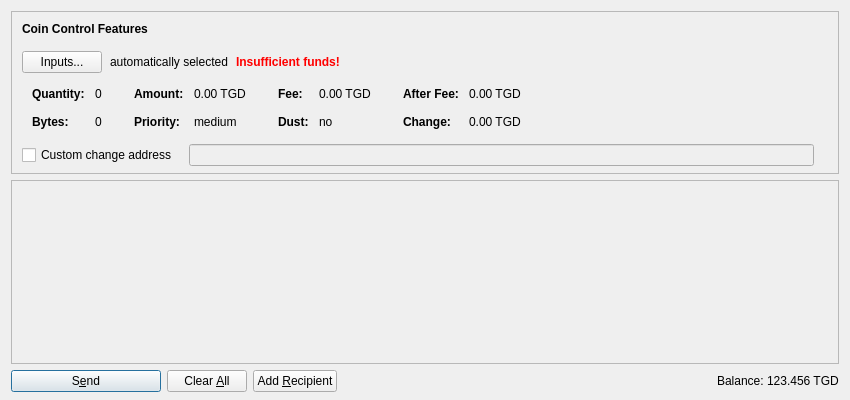
<?xml version="1.0" encoding="UTF-8"?>
<ui version="4.0">
 <class>SendCoinsDialog</class>
 <widget class="QDialog" name="SendCoinsDialog">
  <property name="geometry">
   <rect>
    <x>0</x>
    <y>0</y>
    <width>850</width>
    <height>400</height>
   </rect>
  </property>
  <property name="windowTitle">
   <string>Send Coins</string>
  </property>
  <layout class="QVBoxLayout" name="verticalLayout" stretch="0,1,0">
   <property name="bottomMargin">
    <number>8</number>
   </property>
   <item>
    <widget class="QFrame" name="frameCoinControl">
     <property name="sizePolicy">
      <sizepolicy hsizetype="Expanding" vsizetype="Expanding">
       <horstretch>0</horstretch>
       <verstretch>0</verstretch>
      </sizepolicy>
     </property>
     <property name="maximumSize">
      <size>
       <width>16777215</width>
       <height>16777215</height>
      </size>
     </property>
     <property name="frameShape">
      <enum>QFrame::StyledPanel</enum>
     </property>
     <property name="frameShadow">
      <enum>QFrame::Sunken</enum>
     </property>
     <layout class="QVBoxLayout" name="verticalLayoutCoinControl2">
      <property name="spacing">
       <number>0</number>
      </property>
      <property name="leftMargin">
       <number>0</number>
      </property>
      <property name="topMargin">
       <number>0</number>
      </property>
      <property name="rightMargin">
       <number>0</number>
      </property>
      <property name="bottomMargin">
       <number>6</number>
      </property>
      <item>
       <layout class="QVBoxLayout" name="verticalLayoutCoinControl" stretch="0,0,0,0,1">
        <property name="spacing">
         <number>0</number>
        </property>
        <property name="leftMargin">
         <number>10</number>
        </property>
        <property name="topMargin">
         <number>10</number>
        </property>
        <item>
         <layout class="QHBoxLayout" name="horizontalLayoutCoinControl1">
          <property name="bottomMargin">
           <number>15</number>
          </property>
          <item>
           <widget class="QLabel" name="labelCoinControlFeatures">
            <property name="sizePolicy">
             <sizepolicy hsizetype="Preferred" vsizetype="Maximum">
              <horstretch>0</horstretch>
              <verstretch>0</verstretch>
             </sizepolicy>
            </property>
            <property name="font">
             <font>
              <weight>75</weight>
              <bold>true</bold>
             </font>
            </property>
            <property name="styleSheet">
             <string notr="true">font-weight:bold;</string>
            </property>
            <property name="text">
             <string>Coin Control Features</string>
            </property>
           </widget>
          </item>
         </layout>
        </item>
        <item>
         <layout class="QHBoxLayout" name="horizontalLayoutCoinControl2" stretch="0,0,0,0">
          <property name="spacing">
           <number>8</number>
          </property>
          <property name="bottomMargin">
           <number>10</number>
          </property>
          <item>
           <widget class="QPushButton" name="pushButtonCoinControl">
            <property name="styleSheet">
             <string notr="true"/>
            </property>
            <property name="text">
             <string>Inputs...</string>
            </property>
            <property name="autoDefault">
             <bool>false</bool>
            </property>
           </widget>
          </item>
          <item>
           <widget class="QLabel" name="labelCoinControlAutomaticallySelected">
            <property name="text">
             <string>automatically selected</string>
            </property>
            <property name="margin">
             <number>5</number>
            </property>
           </widget>
          </item>
          <item>
           <widget class="QLabel" name="labelCoinControlInsuffFunds">
            <property name="font">
             <font>
              <weight>75</weight>
              <bold>true</bold>
             </font>
            </property>
            <property name="styleSheet">
             <string notr="true">color:red;font-weight:bold;</string>
            </property>
            <property name="text">
             <string>Insufficient funds!</string>
            </property>
            <property name="margin">
             <number>5</number>
            </property>
           </widget>
          </item>
          <item>
           <spacer name="horizontalSpacerCoinControl">
            <property name="orientation">
             <enum>Qt::Horizontal</enum>
            </property>
            <property name="sizeHint" stdset="0">
             <size>
              <width>40</width>
              <height>1</height>
             </size>
            </property>
           </spacer>
          </item>
         </layout>
        </item>
        <item>
         <widget class="QWidget" name="widgetCoinControl" native="true">
          <property name="sizePolicy">
           <sizepolicy hsizetype="Preferred" vsizetype="Preferred">
            <horstretch>0</horstretch>
            <verstretch>0</verstretch>
           </sizepolicy>
          </property>
          <property name="minimumSize">
           <size>
            <width>0</width>
            <height>0</height>
           </size>
          </property>
          <property name="styleSheet">
           <string notr="true"/>
          </property>
          <layout class="QHBoxLayout" name="horizontalLayoutCoinControl5">
           <property name="leftMargin">
            <number>0</number>
           </property>
           <property name="topMargin">
            <number>0</number>
           </property>
           <property name="rightMargin">
            <number>0</number>
           </property>
           <property name="bottomMargin">
            <number>0</number>
           </property>
           <item>
            <layout class="QHBoxLayout" name="horizontalLayoutCoinControl3" stretch="0,0,0,1">
             <property name="spacing">
              <number>20</number>
             </property>
             <property name="topMargin">
              <number>0</number>
             </property>
             <property name="bottomMargin">
              <number>10</number>
             </property>
             <item>
              <layout class="QFormLayout" name="formLayoutCoinControl1">
               <property name="horizontalSpacing">
                <number>10</number>
               </property>
               <property name="verticalSpacing">
                <number>14</number>
               </property>
               <property name="leftMargin">
                <number>10</number>
               </property>
               <property name="topMargin">
                <number>4</number>
               </property>
               <property name="rightMargin">
                <number>6</number>
               </property>
               <item row="0" column="0">
                <widget class="QLabel" name="labelCoinControlQuantityText">
                 <property name="font">
                  <font>
                   <weight>75</weight>
                   <bold>true</bold>
                  </font>
                 </property>
                 <property name="text">
                  <string>Quantity:</string>
                 </property>
                 <property name="margin">
                  <number>0</number>
                 </property>
                </widget>
               </item>
               <item row="0" column="1">
                <widget class="QLabel" name="labelCoinControlQuantity">
                 <property name="cursor">
                  <cursorShape>IBeamCursor</cursorShape>
                 </property>
                 <property name="contextMenuPolicy">
                  <enum>Qt::ActionsContextMenu</enum>
                 </property>
                 <property name="text">
                  <string notr="true">0</string>
                 </property>
                 <property name="margin">
                  <number>0</number>
                 </property>
                 <property name="textInteractionFlags">
                  <set>Qt::LinksAccessibleByMouse|Qt::TextSelectableByKeyboard|Qt::TextSelectableByMouse</set>
                 </property>
                </widget>
               </item>
               <item row="1" column="0">
                <widget class="QLabel" name="labelCoinControlBytesText">
                 <property name="font">
                  <font>
                   <weight>75</weight>
                   <bold>true</bold>
                  </font>
                 </property>
                 <property name="text">
                  <string>Bytes:</string>
                 </property>
                </widget>
               </item>
               <item row="1" column="1">
                <widget class="QLabel" name="labelCoinControlBytes">
                 <property name="cursor">
                  <cursorShape>IBeamCursor</cursorShape>
                 </property>
                 <property name="contextMenuPolicy">
                  <enum>Qt::ActionsContextMenu</enum>
                 </property>
                 <property name="text">
                  <string notr="true">0</string>
                 </property>
                 <property name="textInteractionFlags">
                  <set>Qt::LinksAccessibleByMouse|Qt::TextSelectableByKeyboard|Qt::TextSelectableByMouse</set>
                 </property>
                </widget>
               </item>
              </layout>
             </item>
             <item>
              <layout class="QFormLayout" name="formLayoutCoinControl2">
               <property name="horizontalSpacing">
                <number>10</number>
               </property>
               <property name="verticalSpacing">
                <number>14</number>
               </property>
               <property name="leftMargin">
                <number>6</number>
               </property>
               <property name="topMargin">
                <number>4</number>
               </property>
               <property name="rightMargin">
                <number>6</number>
               </property>
               <item row="0" column="0">
                <widget class="QLabel" name="labelCoinControlAmountText">
                 <property name="font">
                  <font>
                   <weight>75</weight>
                   <bold>true</bold>
                  </font>
                 </property>
                 <property name="text">
                  <string>Amount:</string>
                 </property>
                 <property name="margin">
                  <number>0</number>
                 </property>
                </widget>
               </item>
               <item row="0" column="1">
                <widget class="QLabel" name="labelCoinControlAmount">
                 <property name="cursor">
                  <cursorShape>IBeamCursor</cursorShape>
                 </property>
                 <property name="contextMenuPolicy">
                  <enum>Qt::ActionsContextMenu</enum>
                 </property>
                 <property name="text">
                  <string notr="true">0.00 TGD</string>
                 </property>
                 <property name="textInteractionFlags">
                  <set>Qt::LinksAccessibleByMouse|Qt::TextSelectableByKeyboard|Qt::TextSelectableByMouse</set>
                 </property>
                </widget>
               </item>
               <item row="1" column="0">
                <widget class="QLabel" name="labelCoinControlPriorityText">
                 <property name="font">
                  <font>
                   <weight>75</weight>
                   <bold>true</bold>
                  </font>
                 </property>
                 <property name="text">
                  <string>Priority:</string>
                 </property>
                </widget>
               </item>
               <item row="1" column="1">
                <widget class="QLabel" name="labelCoinControlPriority">
                 <property name="cursor">
                  <cursorShape>IBeamCursor</cursorShape>
                 </property>
                 <property name="contextMenuPolicy">
                  <enum>Qt::ActionsContextMenu</enum>
                 </property>
                 <property name="text">
                  <string notr="true">medium</string>
                 </property>
                 <property name="textInteractionFlags">
                  <set>Qt::LinksAccessibleByMouse|Qt::TextSelectableByKeyboard|Qt::TextSelectableByMouse</set>
                 </property>
                </widget>
               </item>
              </layout>
             </item>
             <item>
              <layout class="QFormLayout" name="formLayoutCoinControl3">
               <property name="horizontalSpacing">
                <number>10</number>
               </property>
               <property name="verticalSpacing">
                <number>14</number>
               </property>
               <property name="leftMargin">
                <number>6</number>
               </property>
               <property name="topMargin">
                <number>4</number>
               </property>
               <property name="rightMargin">
                <number>6</number>
               </property>
               <item row="0" column="0">
                <widget class="QLabel" name="labelCoinControlFeeText">
                 <property name="font">
                  <font>
                   <weight>75</weight>
                   <bold>true</bold>
                  </font>
                 </property>
                 <property name="text">
                  <string>Fee:</string>
                 </property>
                 <property name="margin">
                  <number>0</number>
                 </property>
                </widget>
               </item>
               <item row="0" column="1">
                <widget class="QLabel" name="labelCoinControlFee">
                 <property name="cursor">
                  <cursorShape>IBeamCursor</cursorShape>
                 </property>
                 <property name="contextMenuPolicy">
                  <enum>Qt::ActionsContextMenu</enum>
                 </property>
                 <property name="text">
                  <string notr="true">0.00 TGD</string>
                 </property>
                 <property name="textInteractionFlags">
                  <set>Qt::LinksAccessibleByMouse|Qt::TextSelectableByKeyboard|Qt::TextSelectableByMouse</set>
                 </property>
                </widget>
               </item>
               <item row="1" column="0">
                <widget class="QLabel" name="labelCoinControlLowOutputText">
                 <property name="font">
                  <font>
                   <weight>75</weight>
                   <bold>true</bold>
                  </font>
                 </property>
                 <property name="text">
                  <string>Dust:</string>
                 </property>
                </widget>
               </item>
               <item row="1" column="1">
                <widget class="QLabel" name="labelCoinControlLowOutput">
                 <property name="cursor">
                  <cursorShape>IBeamCursor</cursorShape>
                 </property>
                 <property name="contextMenuPolicy">
                  <enum>Qt::ActionsContextMenu</enum>
                 </property>
                 <property name="text">
                  <string notr="true">no</string>
                 </property>
                 <property name="textInteractionFlags">
                  <set>Qt::LinksAccessibleByMouse|Qt::TextSelectableByKeyboard|Qt::TextSelectableByMouse</set>
                 </property>
                </widget>
               </item>
              </layout>
             </item>
             <item>
              <layout class="QFormLayout" name="formLayoutCoinControl4">
               <property name="horizontalSpacing">
                <number>10</number>
               </property>
               <property name="verticalSpacing">
                <number>14</number>
               </property>
               <property name="leftMargin">
                <number>6</number>
               </property>
               <property name="topMargin">
                <number>4</number>
               </property>
               <property name="rightMargin">
                <number>6</number>
               </property>
               <item row="0" column="0">
                <widget class="QLabel" name="labelCoinControlAfterFeeText">
                 <property name="font">
                  <font>
                   <weight>75</weight>
                   <bold>true</bold>
                  </font>
                 </property>
                 <property name="text">
                  <string>After Fee:</string>
                 </property>
                 <property name="margin">
                  <number>0</number>
                 </property>
                </widget>
               </item>
               <item row="0" column="1">
                <widget class="QLabel" name="labelCoinControlAfterFee">
                 <property name="cursor">
                  <cursorShape>IBeamCursor</cursorShape>
                 </property>
                 <property name="contextMenuPolicy">
                  <enum>Qt::ActionsContextMenu</enum>
                 </property>
                 <property name="text">
                  <string notr="true">0.00 TGD</string>
                 </property>
                 <property name="textInteractionFlags">
                  <set>Qt::LinksAccessibleByMouse|Qt::TextSelectableByKeyboard|Qt::TextSelectableByMouse</set>
                 </property>
                </widget>
               </item>
               <item row="1" column="0">
                <widget class="QLabel" name="labelCoinControlChangeText">
                 <property name="font">
                  <font>
                   <weight>75</weight>
                   <bold>true</bold>
                  </font>
                 </property>
                 <property name="text">
                  <string>Change:</string>
                 </property>
                </widget>
               </item>
               <item row="1" column="1">
                <widget class="QLabel" name="labelCoinControlChange">
                 <property name="cursor">
                  <cursorShape>IBeamCursor</cursorShape>
                 </property>
                 <property name="contextMenuPolicy">
                  <enum>Qt::ActionsContextMenu</enum>
                 </property>
                 <property name="text">
                  <string notr="true">0.00 TGD</string>
                 </property>
                 <property name="textInteractionFlags">
                  <set>Qt::LinksAccessibleByMouse|Qt::TextSelectableByKeyboard|Qt::TextSelectableByMouse</set>
                 </property>
                </widget>
               </item>
              </layout>
             </item>
            </layout>
           </item>
          </layout>
         </widget>
        </item>
        <item>
         <layout class="QHBoxLayout" name="horizontalLayoutCoinControl4" stretch="0,0,0">
          <property name="spacing">
           <number>12</number>
          </property>
          <property name="sizeConstraint">
           <enum>QLayout::SetDefaultConstraint</enum>
          </property>
          <property name="topMargin">
           <number>5</number>
          </property>
          <property name="rightMargin">
           <number>5</number>
          </property>
          <item>
           <widget class="QCheckBox" name="checkBoxCoinControlChange">
            <property name="toolTip">
             <string>If this is activated, but the change address is empty or invalid, change will be sent to a newly generated address.</string>
            </property>
            <property name="text">
             <string>Custom change address</string>
            </property>
           </widget>
          </item>
          <item>
           <widget class="QValidatedLineEdit" name="lineEditCoinControlChange">
            <property name="enabled">
             <bool>false</bool>
            </property>
            <property name="sizePolicy">
             <sizepolicy hsizetype="Expanding" vsizetype="Fixed">
              <horstretch>0</horstretch>
              <verstretch>0</verstretch>
             </sizepolicy>
            </property>
           </widget>
          </item>
          <item>
           <widget class="QLabel" name="labelCoinControlChangeLabel">
            <property name="sizePolicy">
             <sizepolicy hsizetype="Preferred" vsizetype="Expanding">
              <horstretch>0</horstretch>
              <verstretch>0</verstretch>
             </sizepolicy>
            </property>
            <property name="minimumSize">
             <size>
              <width>0</width>
              <height>0</height>
             </size>
            </property>
            <property name="text">
             <string/>
            </property>
            <property name="margin">
             <number>3</number>
            </property>
           </widget>
          </item>
         </layout>
        </item>
        <item>
         <spacer name="verticalSpacerCoinControl">
          <property name="orientation">
           <enum>Qt::Vertical</enum>
          </property>
          <property name="sizeHint" stdset="0">
           <size>
            <width>800</width>
            <height>1</height>
           </size>
          </property>
         </spacer>
        </item>
       </layout>
      </item>
     </layout>
    </widget>
   </item>
   <item>
    <widget class="QScrollArea" name="scrollArea">
     <property name="widgetResizable">
      <bool>true</bool>
     </property>
     <widget class="QWidget" name="scrollAreaWidgetContents">
      <property name="geometry">
       <rect>
        <x>0</x>
        <y>0</y>
        <width>830</width>
        <height>178</height>
       </rect>
      </property>
      <layout class="QVBoxLayout" name="verticalLayout_2" stretch="0,1">
       <property name="leftMargin">
        <number>0</number>
       </property>
       <property name="topMargin">
        <number>0</number>
       </property>
       <property name="rightMargin">
        <number>0</number>
       </property>
       <property name="bottomMargin">
        <number>0</number>
       </property>
       <item>
        <layout class="QVBoxLayout" name="entries">
         <property name="spacing">
          <number>6</number>
         </property>
        </layout>
       </item>
       <item>
        <spacer name="verticalSpacer">
         <property name="orientation">
          <enum>Qt::Vertical</enum>
         </property>
         <property name="sizeHint" stdset="0">
          <size>
           <width>20</width>
           <height>40</height>
          </size>
         </property>
        </spacer>
       </item>
      </layout>
     </widget>
    </widget>
   </item>
   <item>
    <layout class="QHBoxLayout" name="horizontalLayout">
     <item>
      <widget class="QPushButton" name="sendButton">
       <property name="minimumSize">
        <size>
         <width>150</width>
         <height>0</height>
        </size>
       </property>
       <property name="toolTip">
        <string>Confirm the send action</string>
       </property>
       <property name="text">
        <string>S&amp;end</string>
       </property>
       <property name="icon">
        <iconset resource="../diamond.qrc">
         <normaloff>:/icons/send</normaloff>:/icons/send</iconset>
       </property>
       <property name="autoDefault">
        <bool>false</bool>
       </property>
       <property name="default">
        <bool>true</bool>
       </property>
      </widget>
     </item>
     <item>
      <widget class="QPushButton" name="clearButton">
       <property name="sizePolicy">
        <sizepolicy hsizetype="Minimum" vsizetype="Fixed">
         <horstretch>0</horstretch>
         <verstretch>0</verstretch>
        </sizepolicy>
       </property>
       <property name="toolTip">
        <string>Clear all fields of the form.</string>
       </property>
       <property name="text">
        <string>Clear &amp;All</string>
       </property>
       <property name="icon">
        <iconset resource="../diamond.qrc">
         <normaloff>:/icons/remove</normaloff>:/icons/remove</iconset>
       </property>
       <property name="autoDefault">
        <bool>false</bool>
       </property>
      </widget>
     </item>
     <item>
      <widget class="QPushButton" name="addButton">
       <property name="toolTip">
        <string>Send to multiple recipients at once</string>
       </property>
       <property name="text">
        <string>Add &amp;Recipient</string>
       </property>
       <property name="icon">
        <iconset resource="../diamond.qrc">
         <normaloff>:/icons/add</normaloff>:/icons/add</iconset>
       </property>
       <property name="autoDefault">
        <bool>false</bool>
       </property>
      </widget>
     </item>
     <item>
      <spacer name="horizontalSpacer">
       <property name="orientation">
        <enum>Qt::Horizontal</enum>
       </property>
       <property name="sizeHint" stdset="0">
        <size>
         <width>40</width>
         <height>20</height>
        </size>
       </property>
      </spacer>
     </item>
     <item>
      <layout class="QHBoxLayout" name="horizontalLayout_2">
       <property name="spacing">
        <number>3</number>
       </property>
       <item>
        <widget class="QLabel" name="label">
         <property name="sizePolicy">
          <sizepolicy hsizetype="Preferred" vsizetype="Fixed">
           <horstretch>0</horstretch>
           <verstretch>0</verstretch>
          </sizepolicy>
         </property>
         <property name="text">
          <string>Balance:</string>
         </property>
        </widget>
       </item>
       <item>
        <widget class="QLabel" name="labelBalance">
         <property name="sizePolicy">
          <sizepolicy hsizetype="Preferred" vsizetype="Fixed">
           <horstretch>0</horstretch>
           <verstretch>0</verstretch>
          </sizepolicy>
         </property>
         <property name="cursor">
          <cursorShape>IBeamCursor</cursorShape>
         </property>
         <property name="text">
          <string notr="true">123.456 TGD</string>
         </property>
         <property name="textInteractionFlags">
          <set>Qt::LinksAccessibleByMouse|Qt::TextSelectableByKeyboard|Qt::TextSelectableByMouse</set>
         </property>
        </widget>
       </item>
      </layout>
     </item>
    </layout>
   </item>
  </layout>
 </widget>
 <customwidgets>
  <customwidget>
   <class>QValidatedLineEdit</class>
   <extends>QLineEdit</extends>
   <header>qvalidatedlineedit.h</header>
  </customwidget>
 </customwidgets>
 <resources>
  <include location="../diamond.qrc"/>
 </resources>
 <connections/>
</ui>
